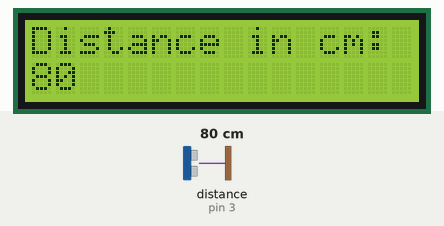
This sketch was run on a simulated Arduino Uno, built with avr-gcc and run on an emulated ATmega328P. On the bench: 16×2 character LCD. The test bench sets the inputs (shaded band); at power-on: distance to the obstacle (sensor on pin 3) 80 cm. The echo pulse lasts 58.3 µs per cm.

Above: at 1.2 s.
1.3 s: distance to the obstacle (sensor on pin 3) set to 2 cm
At 2.5 s:
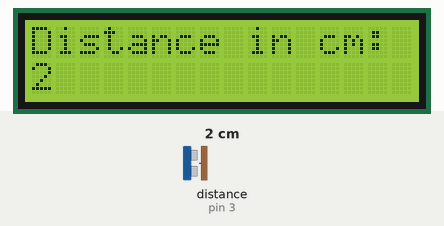
3.0 s: distance to the obstacle (sensor on pin 3) set to 4 cm
At 4.2 s:
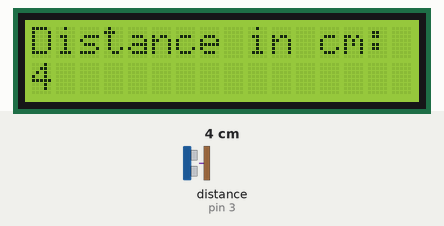
4.6 s: distance to the obstacle (sensor on pin 3) set to 9 cm
At 5.8 s:
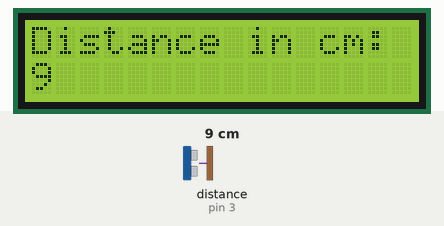
6.1 s: distance to the obstacle (sensor on pin 3) set to 60 cm
At 6.6 s:
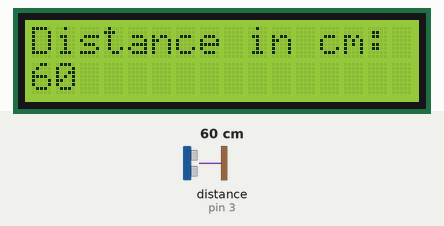
Timing chart, 0 to 9.1 s (numbered marks = the images above; inputs shaded):
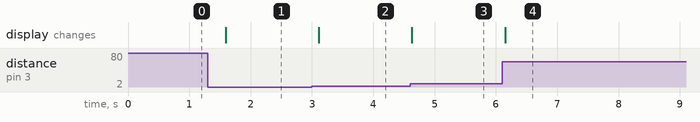

Measured:
- after the input at 1.3 s, the display: changes after 0.30 s (image 1)
- after the input at 3.0 s, the display: changes after 0.11 s (image 2)
- after the input at 4.6 s, the display: changes at once (image 3)
- after the input at 6.1 s, the display: changes after 0.05 s (image 4)

The sketch:

ultrasonic_sensor_introduction__1_.ino
```cpp
#include <Ultrasonic.h>                   // import ultrasonic library
#include <LiquidCrystal.h>                // import LCD library

Ultrasonic ultrasonic(2,3);               // Register ultrasonic sensor with interface pins trig:2, echo:3
LiquidCrystal lcd(0,1,8,9,10,11);         // Register the LCD with interface pins RS:0, E:1, D4:8, D5:9, D6: 10, D7:11)

void setup() {
  // setup the LCD's number of coulumns and rows
  lcd.begin(16,2);

}

void loop() {
  // take a measurement and display it on the LCD
  lcd.clear();                            // Clears the screen in preparation of new measurement
  lcd.print("Distance in cm:");           // Prints the first line of the display
  lcd.setCursor(0,1);                     // Moves cursor tot he second line of display
  lcd.print(ultrasonic.distanceRead());   // Takes measurement from US and prints it to LCD
  delay(500);                             // waits half a second

}
```
